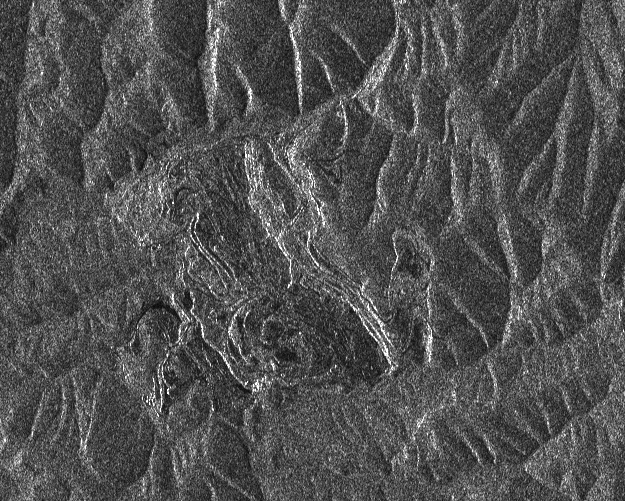
#> input picture TEMPLATES/examples2/02-11-2019_cut_pwr_ql.png, 625 x 501 px, found by its file name
$ python test_lineaments.py
#> lines starting #> are read from the running program, lines starting #| are printed output that depends on the picture
import matplotlib.pyplot as plt
import numpy as np
from PIL import Image


def main():
    lines_coord= {"lx1": [], "lx2": [], "ly1": [], "ly2": []}
    lines_file = "D:\\intellij-idea-workspace\\qdc-2d\\TEMPLATES\\examples2\\C1M.txt"
    img_file = "D:\\intellij-idea-workspace\\qdc-2d\\TEMPLATES\\examples2\\02-11-2019_cut_pwr_ql.png"

    f = open(lines_file)
#> (reads TEMPLATES/examples2/C1M.txt from the repository)
    while True:
        line = f.readline().strip()
        if line == "":
            f.close()
            break
        [lx1, ly1, lx2, ly2] = np.array(line.split(";"), dtype="int")
        lines_coord['lx1'].append(lx1)
        lines_coord['lx2'].append(lx2)
        lines_coord['ly1'].append(ly1)
        lines_coord['ly2'].append(ly2)
    f.close()

    plt.figure(1)
    for i in range(len(lines_coord['lx1'])):
        plt.plot([lines_coord['lx1'][i], lines_coord['lx2'][i]], [lines_coord['ly1'][i], lines_coord['ly2'][i]], "b-", linewidth=0.3)

    im = Image.open(img_file)
#> im is the input picture: PIL image 625x501 L; min 9, max 255, mean 80.7
    im_size = im.size
#> im_size = (625, 501)
    im_data = np.array(im.getdata(0)).reshape(tuple(reversed(im_size)))
    plt.imshow(im_data, aspect="auto", cmap="gray")

    plt.show()
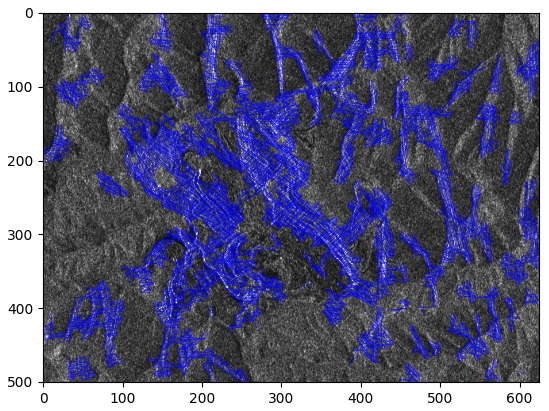
#> figure drawn by matplotlib, 1 panel


if __name__ == "__main__":
    main()
